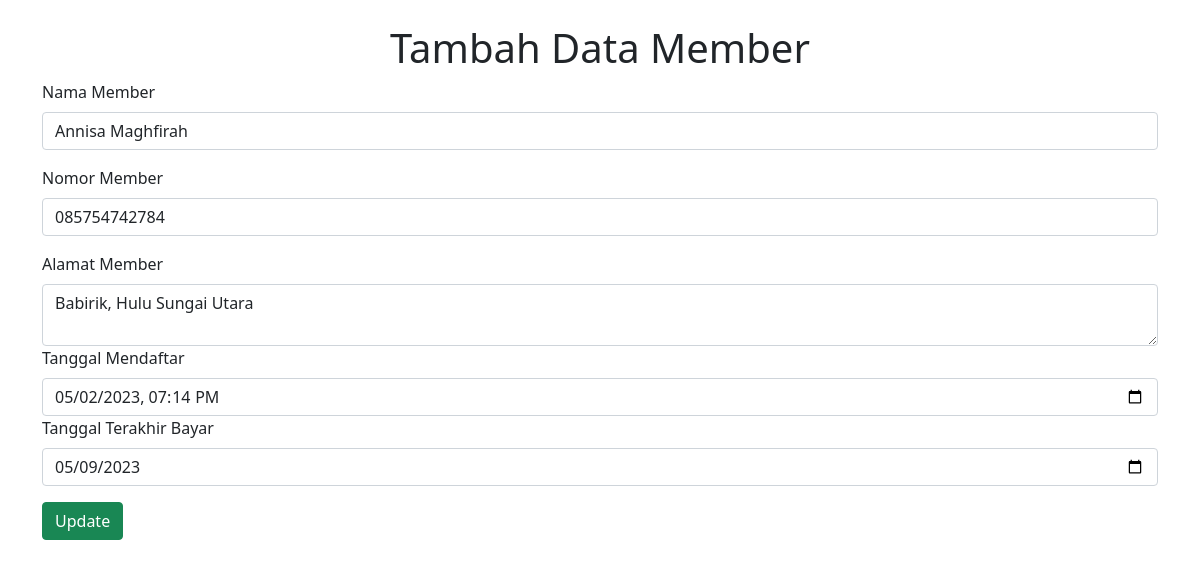
/FormMember.php?id_member=1, run on the app's committed database.
### tables this page shows
CREATE TABLE `member` (
  `id_member` int(12) NOT NULL,
  `nama_member` varchar(250) NOT NULL,
  `nomor_member` varchar(15) NOT NULL,
  `alamat` text NOT NULL,
  `tgl_mendaftar` datetime NOT NULL,
  `tgl_terakhir_bayar` date NOT NULL
);

### Koneksi.php (called while the page is built)
<?php
function koneksi()
{
    try {
        $dbh = new PDO('mysql:host=localhost;dbname=prak501', "root", "");
        $dbh->setAttribute( PDO::ATTR_ERRMODE, PDO::ERRMODE_EXCEPTION );
      }
      catch (PDOException $e) {
        print "Koneksi atau query bermasalah: " . $e->getMessage() . "<br/>";
        die();
      }
    return $dbh;
}
?>

### FormMember.php (the view, shortened to what this page needs)
<!DOCTYPE html>
<html lang="en">
<head>
    <link href="https://cdn.jsdelivr.net/npm/bootstrap@5.1.3/dist/css/bootstrap.min.css" rel="stylesheet">
</head>
<body class="p-3">
    <?php
        include_once('Model.php');
        if (isset($_GET['id_member'])) {
            editMember();
        }
    ?>
    <div class="container">
    <div class="row">
    <form action="" method="post">
        <h1 style="text-align: center;" class="mt-2">Tambah Data Member</h1>
        <label for="nama_member" class="form-label">Nama Member</label>
        <input type="text" name="nama_member" id="nama_member" class="form-control mb-3" value="<?php if(isset($_GET['id_member']))  echo $result[0]["nama_member"] ?>" required>
        <label for="nomor_member" class="form-label">Nomor Member</label>
        <input type="text" name="nomor_member" id="nomor_member" class="form-control mb-3" value="<?php if(isset($_GET['id_member'])) echo $result[0]["nomor_member"] ?>" required>
        <label for="alamat" class="form-label">Alamat Member</label>
        <textarea name="alamat" id="alamat" class="form-control" required><?php if(isset($_GET['id_member'])) echo $result[0]["alamat"] ?> </textarea>
        <label for="tgl_mendaftar" class="form-label">Tanggal Mendaftar</label>
        <input type="datetime-local" name="tgl_mendaftar" id="tgl_mendaftar" class="form-control" value ="<?php if(isset($_GET['id_member'])) echo date('Y-m-d\TH:i', strtotime($result[0]["tgl_mendaftar"]))?>" required>
        <label for="tgl_terakhir_bayar"class="form-label">Tanggal Terakhir Bayar</label>
        <input type="date" name="tgl_terakhir_bayar" id="tgl_terakhir_bayar" class="form-control" value="<?php if(isset($_GET['id_member'])) echo  $result[0]["tgl_terakhir_bayar"] ?>" required>
        <?php
            if (isset($_GET['id_member'])) {
                echo "<button type=\"submit\" class=\"btn btn-success mt-3\" name=\"update\"> Update </button>";
            }
            else {
                echo "<button type=\"submit\" class=\"btn btn-success mt-3\" name=\"tambah\"> Tambah </button>";
            }
        ?>
    </div>
    </div>
</body>
</html>

### data on the page
member: nama_member "Annisa Maghfirah", nomor_member "085754742784", alamat "Babirik, Hulu Sungai Utara", tgl_mendaftar "05/02/2023 19:14", tgl_terakhir_bayar "05/09/2023"
